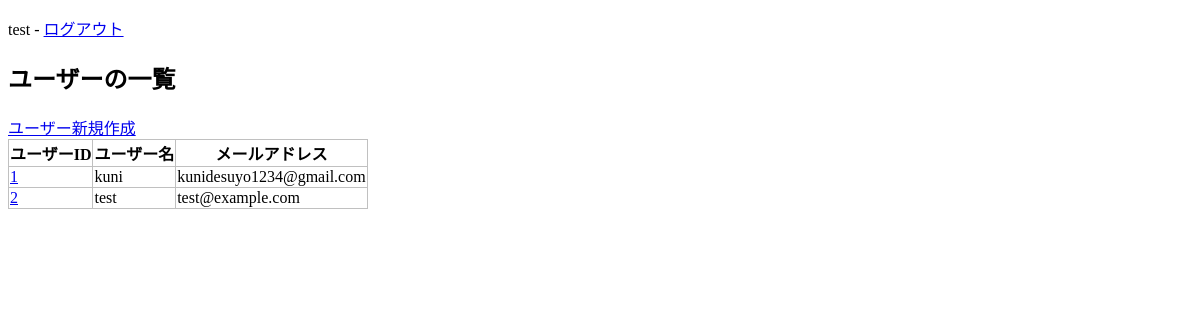
The app's page /crud/users (signed in) with its own data.
### apps/crud/models.py (models this page shows, shortened)
class User(db.Model, UserMixin):
    __tablename__ = "users"
    id = db.Column(db.Integer, primary_key=True)
    username = db.Column(db.String, index=True)
    email = db.Column(db.String, unique=True, index=True)
    password_hash = db.Column(db.String)
    created_at = db.Column(db.DateTime, default=datetime.now)
    updated_at = db.Column(
        db.DateTime, default=datetime.now, onupdate=datetime.now
    )
    @property
    def password(self):
        raise AttributeError("読み取り不可")

### apps/crud/views.py (the view)
@crud.route("/users")
@login_required
def users():
    users = User.query.all()
    return render_template("crud/index.html", users=users)

### apps/crud/models.py (called while the page is built)
@login_manager.user_loader
def load_user(user_id):
    return User.query.get(user_id)

### apps/crud/templates/crud/index.html (shortened to what this page needs)
{% extends "crud/base.html" %}
{% block content %}
<h2>ユーザーの一覧</h2>
<a href="{{ url_for('crud.create_user') }}">ユーザー新規作成</a>
<table>
    <tr>
        <th>ユーザーID</th>
        <th>ユーザー名</th>
        <th>メールアドレス</th>
    </tr>
    {% for user in users %}
    <tr>
        <td>
        <a href="{{ url_for('crud.edit_user', user_id=user.id) }}">{{ user.id }}</a>
        </td>
        <td>{{ user.username }}</td>
        <td>{{ user.email }}</td>
    </tr>
    {% endfor %}
</table>
{% endblock %}

### apps/crud/templates/crud/base.html (shortened to what this page needs)
<!DOCTYPE html>
<html lang="ja">
    <head>
        <link rel="stylesheet" href="{{ url_for('crud.static', filename='style.css') }}" />
    </head>
    <body>
        <div>
            {% if current_user.is_authenticated %}
            <p>
                <span>{{ current_user.username }}</span> -
                <span><a href="{{ url_for('auth.logout') }}" >ログアウト</a></span>
            </p>
            {% endif %}
        </div>
        {% block content %}{% endblock %}
    </body>
</html>

### apps/crud/static/style.css (style rules this page uses)
table { border-collapse: collapse; }
table, th, td { border: 1px solid #c0c0c0; }

### records on screen
User: username "test", id "2", email "test@example.com"
User: id "1", username "kuni", email "kunidesuyo1234@gmail.com"
